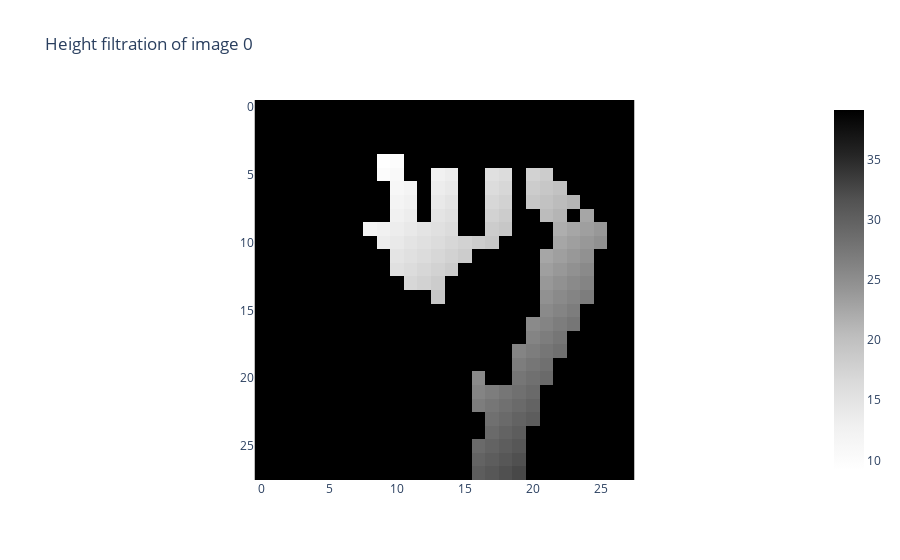

Notebook source saved alongside this figure:
### Code cell
from gtda.images import HeightFiltration

height_filtration = HeightFiltration(direction=np.array([1,1]))
im8_filtration = height_filtration.fit_transform(im8_binarized)

height_filtration.plot(im8_filtration)

### Figure 1 — Plotly figure (JSON) as saved in the notebook; plotly's stock layout.template omitted (floating-point values rounded to 4 significant figures; data arrays with more than 128 entries replaced by an {"elided": "..."} marker saying what was removed)
{"data": [{"colorscale": [[0, "rgb(255,255,255)"], [0.125, "rgb(240,240,240)"], [0.25, "rgb(217,217,217)"], [0.375, "rgb(189,189,189)"], [0.5, "rgb(150,150,150)"], [0.625, "rgb(115,115,115)"], [0.75, "rgb(82,82,82)"], [0.875, "rgb(37,37,37)"], [1, "rgb(0,0,0)"]], "type": "heatmap", "z": {"elided": "28x28 float values"}}], "layout": {"plot_bgcolor": "white", "title": {"text": "Height filtration of image 0"}, "xaxis": {"constrain": "domain", "scaleanchor": "y"}, "yaxis": {"autorange": "reversed", "constrain": "domain"}}}
